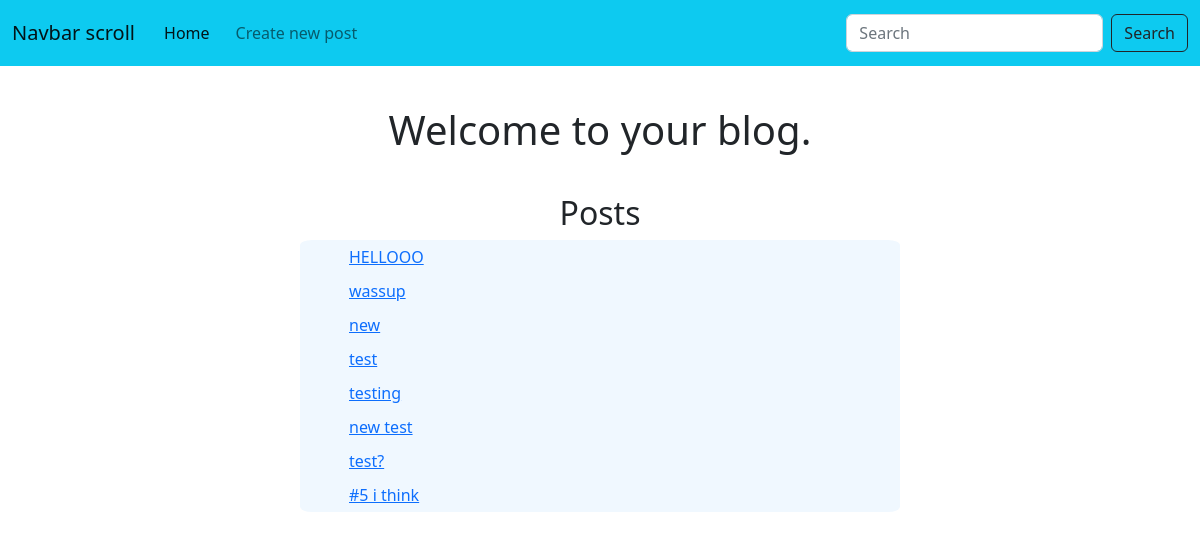
Before: / with the older database file.
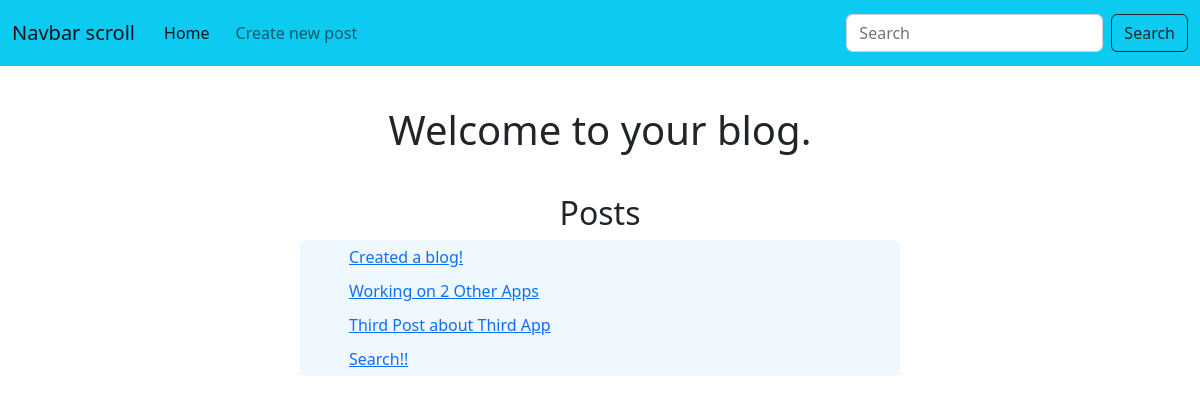
After: the same page with the newer database file.
### tables this page shows
CREATE TABLE posts (id INTEGER PRIMARY KEY AUTOINCREMENT, title TEXT, content TEXT);

### app.py (the view)
@app.route('/')
def home():
    posts = db.get_posts()
    return render_template('home.html', posts=posts)

### utils/db.py (called while the page is built)
def get_posts():
    conn = sqlite3.connect('database.db')
    conn.row_factory = sqlite3.Row
    cur = conn.cursor()
    cur.execute("SELECT * FROM posts")
    posts = list(cur.fetchall())
    return posts

### templates/home.html
{% extends 'base.html' %}
{% block content %}
<h1>Welcome to your blog.</h1>
<h2>Posts</h2>
<div class="container posts">
	<ul>
		{% for post in posts %}
			<li><a href="{{ url_for('post', post_id=post[0]) }}">{{  post[1] }}</a></li>
		{% endfor %}
	</ul>
</div>
{% endblock %}

### templates/base.html (shortened to what this page needs)
<!DOCTYPE html>
<head>
<link href="https://cdn.jsdelivr.net/npm/bootstrap@5.2.0-beta1/dist/css/bootstrap.min.css" rel="stylesheet">
<link rel="stylesheet" href="{{ url_for('static', filename='css/main.css') }}">
</head>
<body>
	<nav class="navbar navbar-expand-lg bg-info">
	  <div class="container-fluid">
		<a class="navbar-brand" href="#">Navbar scroll</a>
		<div class="collapse navbar-collapse" id="navbarScroll">
		  <ul class="navbar-nav me-auto my-2 my-lg-0 navbar-nav-scroll" style="--bs-scroll-height: 100px;">
			<li class="nav-item">
			  <a class="nav-link active" aria-current="page" href="{{ url_for('home') }}">Home</a>
			</li>
			<li class="nav-item">
			  <a class="nav-link" href="{{ url_for('create') }}">Create new post</a>
			</li>
		  </ul>
		  <form class="d-flex" role="search">
			<input class="form-control me-2" type="search" placeholder="Search" aria-label="Search" name="search-area">
			<button class="btn btn-outline-dark" type="submit">Search</button>
		  </form>
		</div>
	  </div>
	</nav>
	{% block content %}
	{% endblock %}
</body>
</html>

### static/css/main.css (style rules this page uses)
h1, h2, p { text-align: center; margin-top: 40px; }
.posts { background-color: aliceblue; max-width: 50%; border-radius: 2%; }
ul { list-style: none; }
li { padding: 5px; }

Changed rows visible on the page:
removed posts: title "HELLOOO"
removed posts: title "wassup"
removed posts: title "new"
removed posts: title "test"
removed posts: title "testing"
removed posts: title "new test"
removed posts: title "test?"
removed posts: title "#5 i think"
added posts: title "Created a blog!"
added posts: title "Working on 2 Other Apps"
added posts: title "Third Post about Third App"
added posts: title "Search!!"
